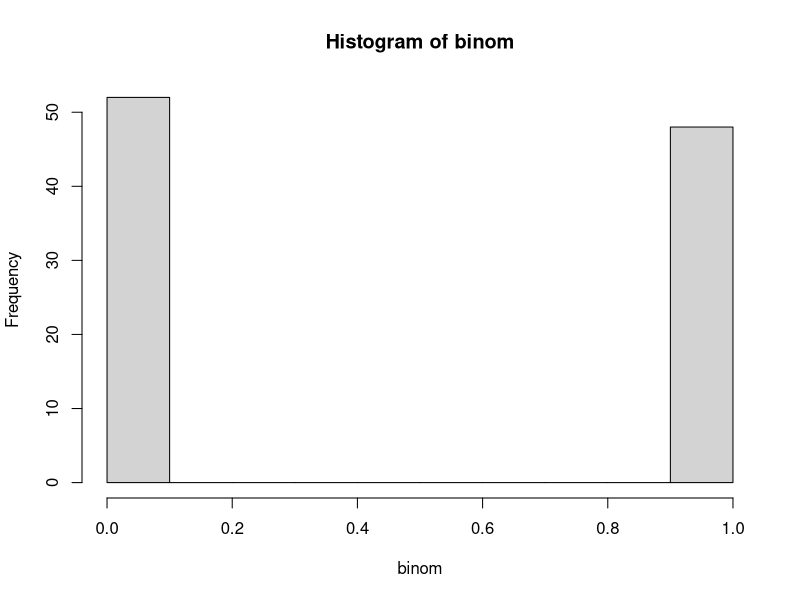
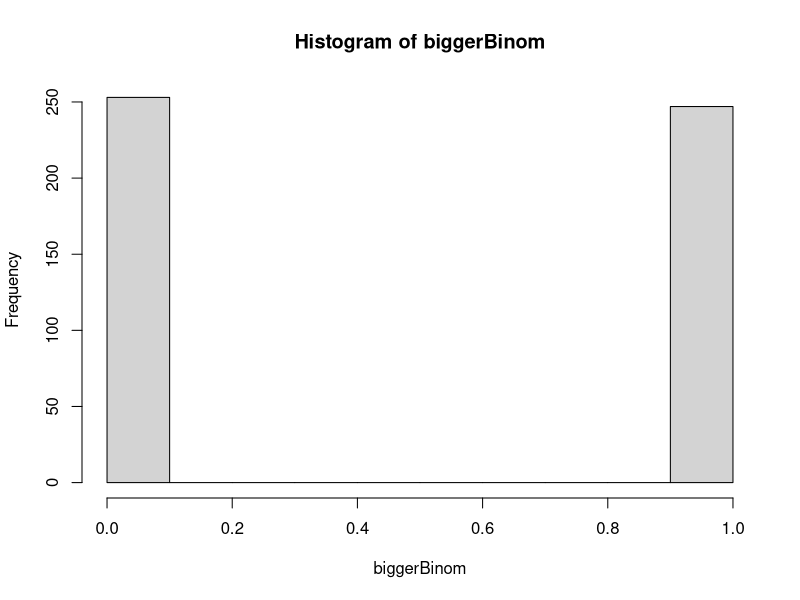

Recreate these plots in R, in order.
#R_Worksheet_3
#1
#a)
#generate 100 observations from a binomial distribution with a 50% chance of success
?rbinom
binom<-rbinom(100,1,prob=.5)
binom

#b)
#Plot your generated observations with a histogram
hist(binom)

#c)
#turn the outcome from a numberic class to a list
listBinom <- as.list(binom)
listBinom

#d) Get the 5 number summary of your binomial distribution
summary(binom)

#e) up the number to 500 instead of 100, plot and get the summary of that larger sample size
biggerBinom <- rbinom(500,1,.5)
hist(biggerBinom)
summary(biggerBinom)
#is the mean closer to .5?